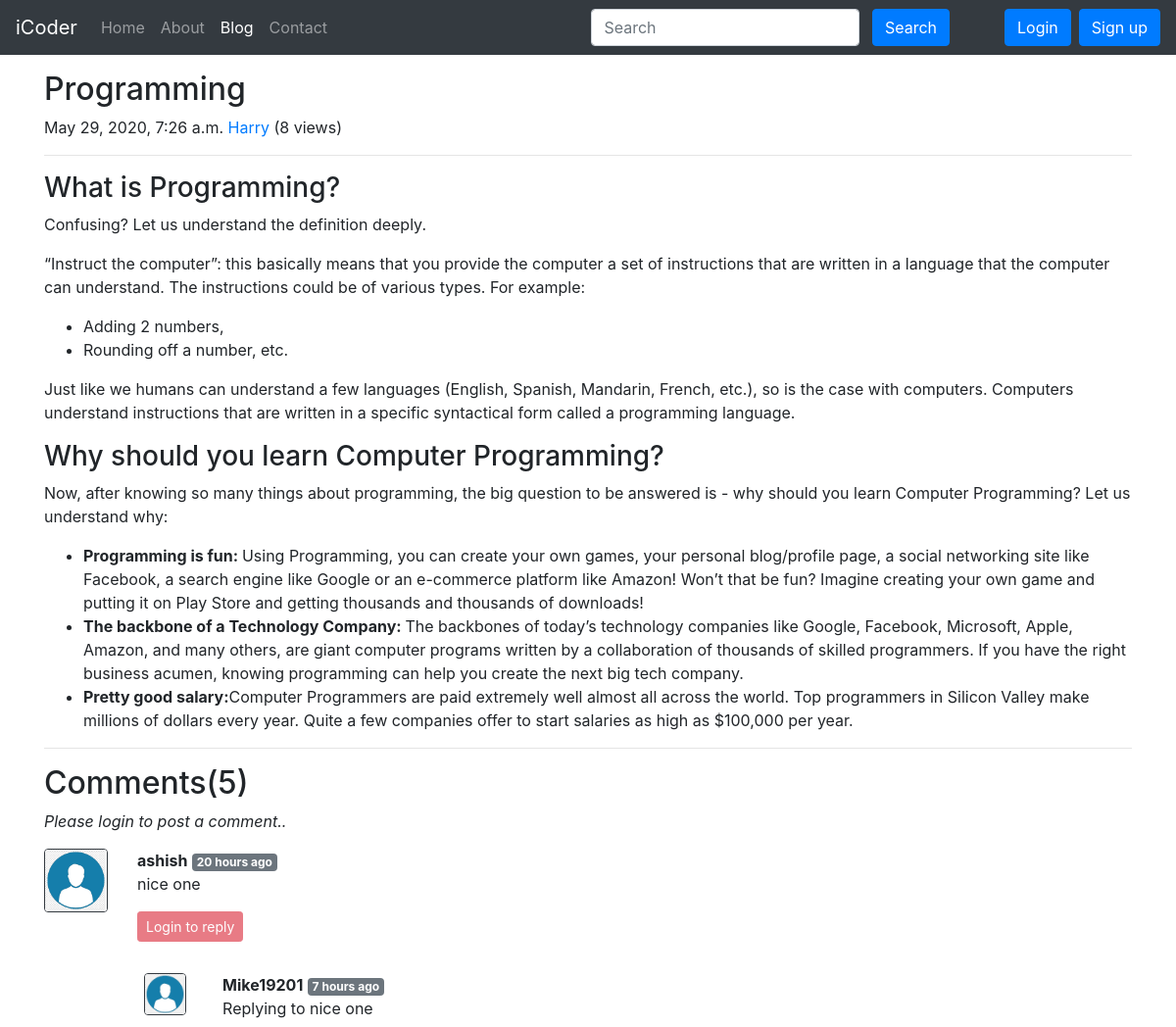
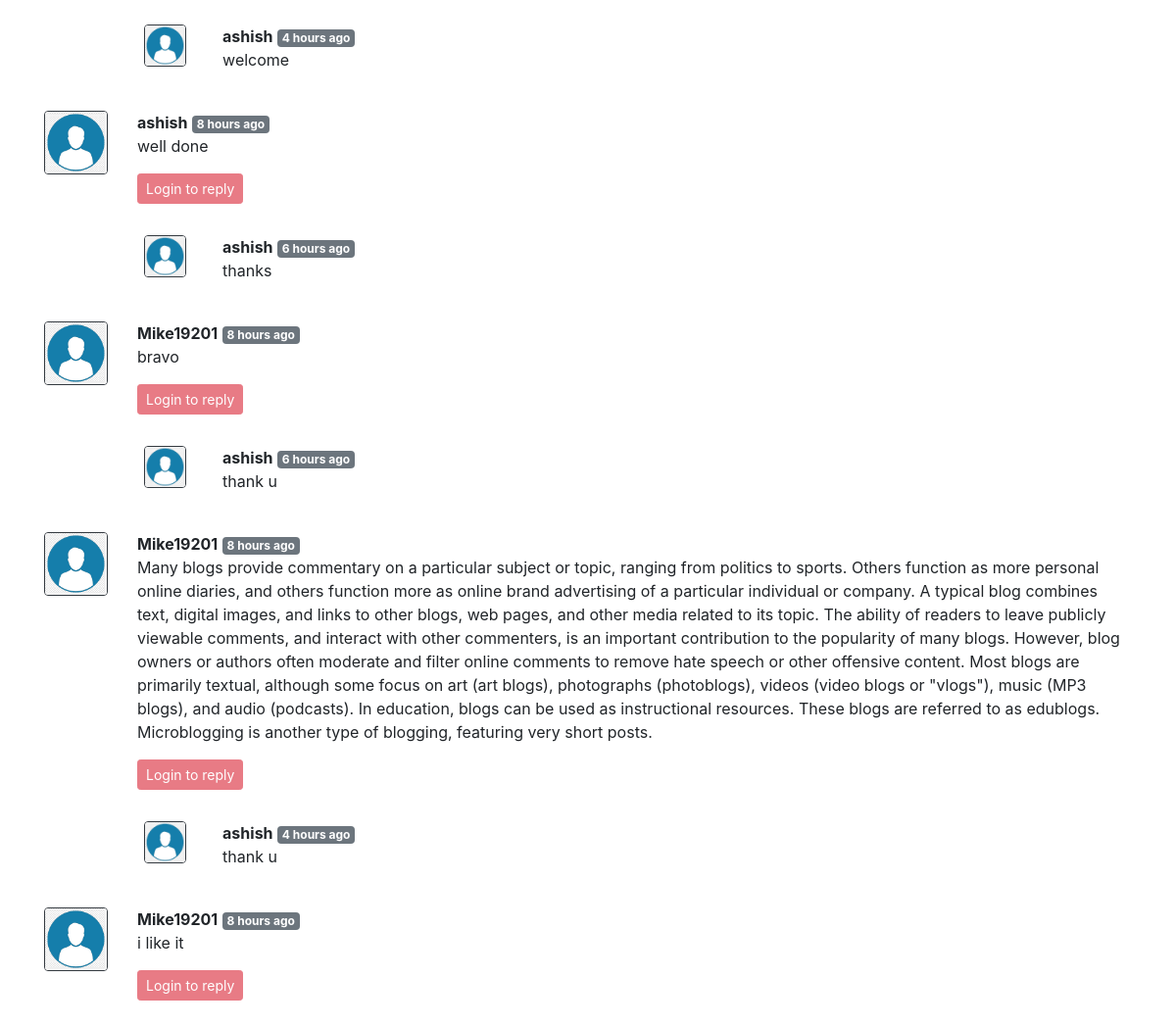
/blog/first-post/, run on the app's committed database (2 pictures, top to bottom).
### blog/models.py (models this page shows, shortened)
class Post(models.Model):
    sno = models.AutoField(primary_key=True)
    title = models.CharField(max_length=255)
    content = models.TextField()
    author = models.CharField(max_length=100)
    slug = models.CharField(max_length=100)
    views = models.IntegerField(default=0)
    timestamp = models.DateTimeField(blank=True)

class BlogComment(models.Model):
    sno = models.AutoField(primary_key=True)
    comment = models.TextField()
    user = models.ForeignKey(User,on_delete=models.CASCADE)
    post = models.ForeignKey(Post,on_delete=models.CASCADE)
    parent = models.ForeignKey('self', on_delete=models.CASCADE,null=True)
    timestamp = models.DateTimeField(default=now)

### blog/views.py (the view)
# urls.py: path('<str:slug>/', views.blogPost, name='blogPost'),
def blogPost(request, slug):
    post = Post.objects.filter(slug=slug).first()
    post.views = post.views + 1
    post.save()
    comments = BlogComment.objects.filter(post=post, parent=None)
    replies = BlogComment.objects.filter(post=post).exclude(parent=None)
    replyDict={}
    for reply in replies:
        if reply.parent.sno not in replyDict.keys():
            replyDict[reply.parent.sno] = [reply]
        else:
            replyDict[reply.parent.sno].append(reply)
    context = {'post':post, 'comments':comments, 'user':request.user, 'replyDict':replyDict}
    return render(request, 'blog/blogPost.html',context)

### blog/templatetags/extras.py (called while the page is built)
@register.filter(name='get_val')
def get_val(dict, key):
    return dict.get(key)

### templates/blog/blogPost.html (shortened to what this page needs)
{% extends 'base.html' %}
{% block blogactive %}active{% endblock blogactive %}
{% block body %}
{% load humanize %}
{% load extras %}
<div class="container my-3">
  <h2 class="blog-post-title">{{post.title}}</h2>
  <p class="blog-post-meta">{{post.timestamp}} <a href="/about">{{post.author}} </a>(<span>{{post.views}} views</span>)</p>
  <hr>
  <p>{{post.content|safe}}</p>
  <hr>
</div>
<div class="container">
  <h2>Comments({{comments.count}})</h2>
  <div class="my-2">
  {% if user.is_authenticated %}
    <form action="/blog/postcomment/" method="post">
      {% csrf_token %}
      <div class="form-group">
        <label for="comment">Post your comment</label>
        <input type="text" class="form-control" name="comment" placeholder="Enter comment here">
      </div>
      <input type="hidden" name="postSno" value={{post.sno}}>
      <input type="hidden" name="parentSno" value="">
      <button type="submit" class="btn btn-primary">Submit</button>
    </form>
    {% else %}
      <p><i>Please login to post a comment..</i></p>
    {% endif %}
  </div>
  {% for comment in comments %}
  <div class="row my-3">
    <div class="col-md-1">
      <img src="/static/img/user.jpg/" alt="user" class="rounded mx-auto d-block w-100 border border-dark">
    </div>
    <div class="col-md-11">
      <b>{{comment.user.username}}</b>  <span class="badge badge-secondary">{{comment.timestamp | naturaltime}}</span>
      <div>{{comment.comment}}</div>
      <div class="reply mx-0">
        {% if user.is_authenticated %}
        <button class="btn btn-sm btn-primary my-2" type="button" data-toggle="collapse" data-target="#replyBox{{comment.sno}}" aria-expanded="false" aria-controls="replyBox{{comment.sno}}">
          Reply
        </button>
        <div class="collapse" id="replyBox{{comment.sno}}">
          <div class="card card-body my-2">
            <form action="/blog/postcomment/" method="post">
              {% csrf_token %}
              <div class="form-group">
                <label for="comment">Post a reply</label>
                <input type="text" class="form-control" name="comment" placeholder="Enter comment here">
                <input type="hidden" name="parentSno" value="{{comment.sno}}">
              </div>
              <input type="hidden" name="postSno" value={{post.sno}}>
              <button type="submit" class="btn btn-primary">Submit</button>
            </form>
          </div>
        </div>
        {% else %}
        <div class="my-3">
          <button class="btn btn-sm btn-danger" type="button" data-toggle="collapse" data-target="#replyBox{{comment.sno}}" aria-expanded="false" aria-controls="replyBox{{comment.sno}}" disabled>
          Login to reply
        </button>
        </div>
        {% endif %}
        <div class="replies my-2">
          {% for reply in replyDict|get_val:comment.sno %}
          <div class="row">
            <div class="col-md-1 my-2">
              <img src="/static/img/user.jpg/" alt="user" class="rounded mx-auto d-block w-75 my-2 border border-dark" >
            </div>
            <div class="col-md-11 my-3">
              <b>{{reply.user.username}}</b>  <span class="badge badge-secondary">{{reply.timestamp | naturaltime}}</span>
              <div>{{reply.comment}}</div>
            </div>
          </div>
          {% endfor %}
        </div>
      </div>
    </div>
  </div>
  {% endfor %}
</div>
{% endblock body %}

### data on the page
Post: title "Programming", timestamp "May 29, 2020, 7:26 a.m.", author "Harry", views "8", content "What is Programming? Confusing? Let us understand the definition deeply. “Instruct the computer”: this basically means that you provide the computer a set of instructions that are written in a language that the computer can understand. The instructions could be of various types. For example: Adding 2 numbers, Rounding off a number, etc. Just like we humans can understand a few languages (English, Spanish, Mandarin, French, etc.), so is the case with computers. Computers understand instructions that are written in a specific syntactical form called a programming language. Why should you learn Computer Programming? Now, after knowing so many things about programming, the big question to be…"
BlogComment: user.username "ashish", timestamp "20 hours ago", comment "nice one"
BlogComment: user.username "Mike19201", timestamp "7 hours ago", comment "Replying to nice one"
BlogComment: user.username "ashish", timestamp "4 hours ago", comment "welcome"
BlogComment: user.username "ashish", timestamp "8 hours ago", comment "well done"
BlogComment: user.username "ashish", timestamp "6 hours ago", comment "thanks"
BlogComment: user.username "Mike19201", timestamp "8 hours ago", comment "bravo"
BlogComment: user.username "ashish", timestamp "6 hours ago", comment "thank u"
BlogComment: user.username "Mike19201", timestamp "8 hours ago", comment "Many blogs provide commentary on a particular subject or topic, ranging from politics to sports. Others function as more personal online diaries, and others function more as online brand advertising of a particular individual or company. A typical blog combines text, digital images, and links to other blogs, web pages, and other media related to its topic. The ability of readers to leave publicly viewable comments, and interact with other commenters, is an important contribution to the popularity of many blogs. However, blog owners or authors often moderate and filter online comments to remove hate speech or other offensive content. Most blogs are primarily textual, although some focus on…"
BlogComment: user.username "ashish", timestamp "4 hours ago", comment "thank u"
BlogComment: user.username "Mike19201", timestamp "8 hours ago", comment "i like it"

### other printed values
{{ comments.count }} "5"
